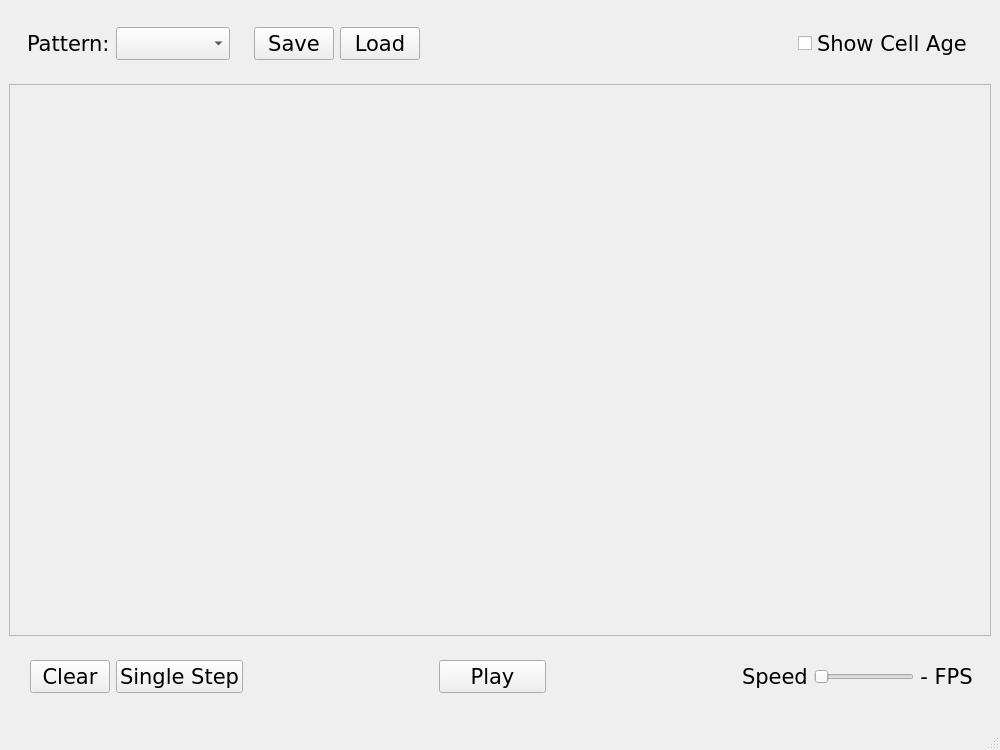
<?xml version="1.0" encoding="UTF-8"?>
<ui version="4.0">
 <class>MainWindow</class>
 <widget class="QMainWindow" name="MainWindow">
  <property name="geometry">
   <rect>
    <x>0</x>
    <y>0</y>
    <width>1000</width>
    <height>750</height>
   </rect>
  </property>
  <property name="font">
   <font>
    <family>Verdana</family>
    <pointsize>16</pointsize>
   </font>
  </property>
  <property name="windowTitle">
   <string>Conway's Game Of Life</string>
  </property>
  <widget class="QWidget" name="centralwidget">
   <layout class="QGridLayout" name="gridLayout_3">
    <item row="0" column="0">
     <layout class="QGridLayout" name="gridLayout_2">
      <item row="0" column="0">
       <widget class="QWidget" name="widget_top_bar" native="true">
        <property name="sizePolicy">
         <sizepolicy hsizetype="Preferred" vsizetype="Preferred">
          <horstretch>0</horstretch>
          <verstretch>10</verstretch>
         </sizepolicy>
        </property>
        <layout class="QGridLayout" name="gridLayout">
         <item row="0" column="3">
          <widget class="QWidget" name="widget_2" native="true">
           <property name="sizePolicy">
            <sizepolicy hsizetype="Preferred" vsizetype="Preferred">
             <horstretch>10</horstretch>
             <verstretch>0</verstretch>
            </sizepolicy>
           </property>
           <layout class="QGridLayout" name="gridLayout_6">
            <item row="0" column="0">
             <widget class="QCheckBox" name="radio_age">
              <property name="font">
               <font>
                <family>Verdana</family>
                <pointsize>16</pointsize>
               </font>
              </property>
              <property name="layoutDirection">
               <enum>Qt::LeftToRight</enum>
              </property>
              <property name="text">
               <string>Show Cell Age</string>
              </property>
             </widget>
            </item>
           </layout>
          </widget>
         </item>
         <item row="0" column="0">
          <widget class="QWidget" name="widget_3" native="true">
           <property name="sizePolicy">
            <sizepolicy hsizetype="Preferred" vsizetype="Preferred">
             <horstretch>20</horstretch>
             <verstretch>0</verstretch>
            </sizepolicy>
           </property>
           <layout class="QGridLayout" name="gridLayout_7">
            <item row="0" column="1">
             <widget class="QComboBox" name="combo_patterns">
              <property name="sizePolicy">
               <sizepolicy hsizetype="Expanding" vsizetype="Fixed">
                <horstretch>30</horstretch>
                <verstretch>0</verstretch>
               </sizepolicy>
              </property>
              <property name="minimumSize">
               <size>
                <width>0</width>
                <height>30</height>
               </size>
              </property>
             </widget>
            </item>
            <item row="0" column="0">
             <widget class="QLabel" name="label_3">
              <property name="sizePolicy">
               <sizepolicy hsizetype="Minimum" vsizetype="Preferred">
                <horstretch>0</horstretch>
                <verstretch>0</verstretch>
               </sizepolicy>
              </property>
              <property name="text">
               <string>Pattern:</string>
              </property>
             </widget>
            </item>
           </layout>
          </widget>
         </item>
         <item row="0" column="2">
          <widget class="QWidget" name="widget_5" native="true">
           <property name="sizePolicy">
            <sizepolicy hsizetype="Preferred" vsizetype="Preferred">
             <horstretch>55</horstretch>
             <verstretch>0</verstretch>
            </sizepolicy>
           </property>
           <property name="font">
            <font>
             <family>Verdana</family>
             <pointsize>16</pointsize>
            </font>
           </property>
          </widget>
         </item>
         <item row="0" column="1">
          <widget class="QWidget" name="widget_6" native="true">
           <property name="sizePolicy">
            <sizepolicy hsizetype="Preferred" vsizetype="Preferred">
             <horstretch>15</horstretch>
             <verstretch>0</verstretch>
            </sizepolicy>
           </property>
           <layout class="QGridLayout" name="gridLayout_9">
            <item row="0" column="0">
             <widget class="QPushButton" name="button_save">
              <property name="minimumSize">
               <size>
                <width>0</width>
                <height>30</height>
               </size>
              </property>
              <property name="text">
               <string>Save</string>
              </property>
             </widget>
            </item>
            <item row="0" column="1">
             <widget class="QPushButton" name="button_load">
              <property name="minimumSize">
               <size>
                <width>0</width>
                <height>30</height>
               </size>
              </property>
              <property name="text">
               <string>Load</string>
              </property>
             </widget>
            </item>
           </layout>
          </widget>
         </item>
        </layout>
       </widget>
      </item>
      <item row="1" column="0">
       <widget class="QFrame" name="frame_grid">
        <property name="sizePolicy">
         <sizepolicy hsizetype="Preferred" vsizetype="Preferred">
          <horstretch>0</horstretch>
          <verstretch>80</verstretch>
         </sizepolicy>
        </property>
        <property name="frameShape">
         <enum>QFrame::StyledPanel</enum>
        </property>
        <property name="frameShadow">
         <enum>QFrame::Plain</enum>
        </property>
        <layout class="QGridLayout" name="main_grid_layout">
         <property name="leftMargin">
          <number>0</number>
         </property>
         <property name="topMargin">
          <number>0</number>
         </property>
         <property name="rightMargin">
          <number>0</number>
         </property>
         <property name="bottomMargin">
          <number>0</number>
         </property>
        </layout>
       </widget>
      </item>
      <item row="2" column="0">
       <widget class="QWidget" name="widget_bottom_bar" native="true">
        <property name="sizePolicy">
         <sizepolicy hsizetype="Preferred" vsizetype="Preferred">
          <horstretch>0</horstretch>
          <verstretch>10</verstretch>
         </sizepolicy>
        </property>
        <layout class="QGridLayout" name="gridLayout_5">
         <property name="leftMargin">
          <number>12</number>
         </property>
         <item row="0" column="1">
          <widget class="QWidget" name="widget_7" native="true">
           <property name="sizePolicy">
            <sizepolicy hsizetype="Preferred" vsizetype="Preferred">
             <horstretch>20</horstretch>
             <verstretch>0</verstretch>
            </sizepolicy>
           </property>
          </widget>
         </item>
         <item row="0" column="2">
          <widget class="QWidget" name="widget_8" native="true">
           <property name="sizePolicy">
            <sizepolicy hsizetype="Preferred" vsizetype="Preferred">
             <horstretch>15</horstretch>
             <verstretch>0</verstretch>
            </sizepolicy>
           </property>
           <layout class="QGridLayout" name="gridLayout_10">
            <item row="0" column="0">
             <widget class="QPushButton" name="button_play">
              <property name="sizePolicy">
               <sizepolicy hsizetype="Minimum" vsizetype="Fixed">
                <horstretch>0</horstretch>
                <verstretch>0</verstretch>
               </sizepolicy>
              </property>
              <property name="minimumSize">
               <size>
                <width>0</width>
                <height>30</height>
               </size>
              </property>
              <property name="text">
               <string>Play</string>
              </property>
             </widget>
            </item>
           </layout>
          </widget>
         </item>
         <item row="0" column="0">
          <widget class="QWidget" name="widget_4" native="true">
           <property name="sizePolicy">
            <sizepolicy hsizetype="Preferred" vsizetype="Preferred">
             <horstretch>15</horstretch>
             <verstretch>0</verstretch>
            </sizepolicy>
           </property>
           <layout class="QGridLayout" name="gridLayout_8">
            <item row="0" column="0">
             <widget class="QPushButton" name="button_clear">
              <property name="minimumSize">
               <size>
                <width>0</width>
                <height>30</height>
               </size>
              </property>
              <property name="text">
               <string>Clear</string>
              </property>
             </widget>
            </item>
            <item row="0" column="1">
             <widget class="QPushButton" name="button_single_step">
              <property name="minimumSize">
               <size>
                <width>0</width>
                <height>30</height>
               </size>
              </property>
              <property name="text">
               <string>Single Step</string>
              </property>
             </widget>
            </item>
           </layout>
          </widget>
         </item>
         <item row="0" column="4">
          <widget class="QWidget" name="widget" native="true">
           <property name="sizePolicy">
            <sizepolicy hsizetype="Preferred" vsizetype="Preferred">
             <horstretch>30</horstretch>
             <verstretch>0</verstretch>
            </sizepolicy>
           </property>
           <layout class="QGridLayout" name="gridLayout_4">
            <item row="1" column="1">
             <widget class="QSlider" name="slider_speed">
              <property name="sizePolicy">
               <sizepolicy hsizetype="Expanding" vsizetype="Fixed">
                <horstretch>75</horstretch>
                <verstretch>0</verstretch>
               </sizepolicy>
              </property>
              <property name="minimum">
               <number>1</number>
              </property>
              <property name="maximum">
               <number>60</number>
              </property>
              <property name="orientation">
               <enum>Qt::Horizontal</enum>
              </property>
             </widget>
            </item>
            <item row="1" column="2">
             <widget class="QLabel" name="label_fps">
              <property name="sizePolicy">
               <sizepolicy hsizetype="Preferred" vsizetype="Preferred">
                <horstretch>25</horstretch>
                <verstretch>0</verstretch>
               </sizepolicy>
              </property>
              <property name="text">
               <string>- FPS</string>
              </property>
              <property name="alignment">
               <set>Qt::AlignCenter</set>
              </property>
             </widget>
            </item>
            <item row="1" column="0">
             <widget class="QLabel" name="label">
              <property name="text">
               <string>Speed</string>
              </property>
              <property name="margin">
               <number>0</number>
              </property>
             </widget>
            </item>
           </layout>
          </widget>
         </item>
         <item row="0" column="3">
          <widget class="QWidget" name="widget_9" native="true">
           <property name="sizePolicy">
            <sizepolicy hsizetype="Preferred" vsizetype="Preferred">
             <horstretch>20</horstretch>
             <verstretch>0</verstretch>
            </sizepolicy>
           </property>
          </widget>
         </item>
        </layout>
       </widget>
      </item>
     </layout>
    </item>
   </layout>
  </widget>
  <widget class="QStatusBar" name="statusbar"/>
 </widget>
 <resources/>
 <connections/>
</ui>
